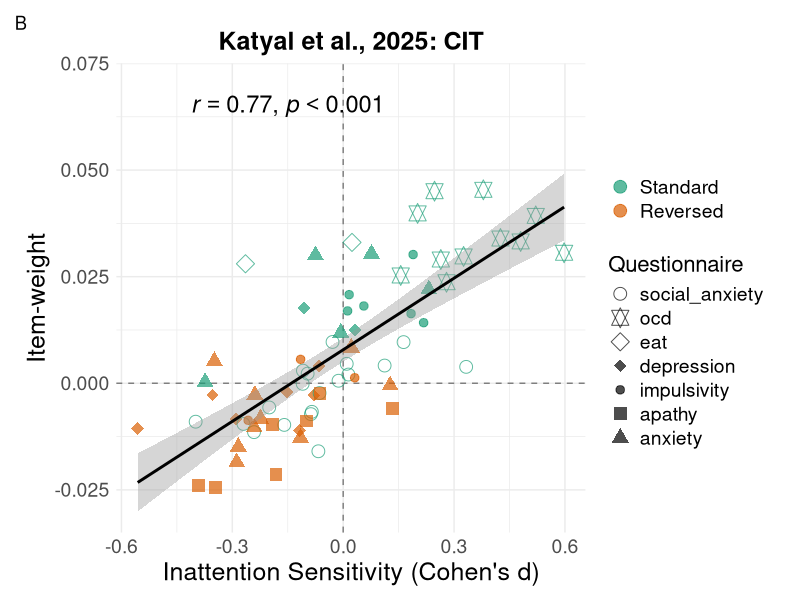
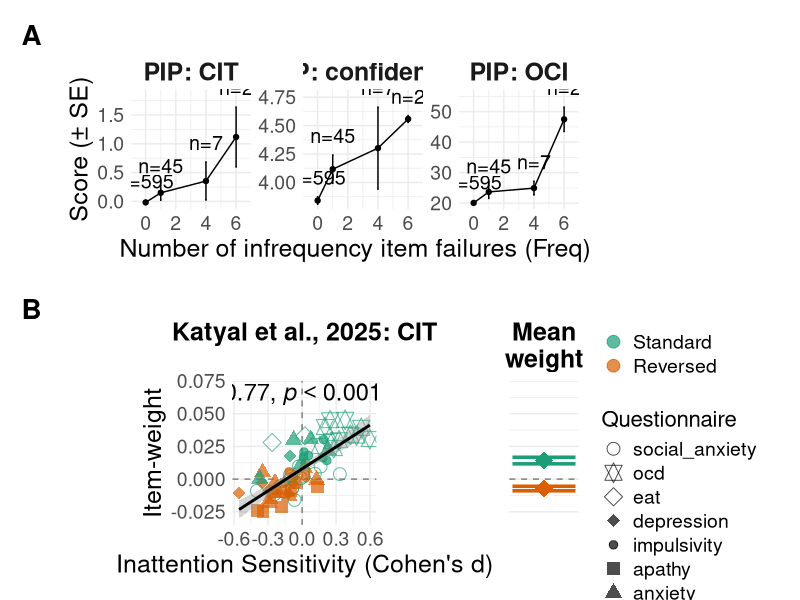
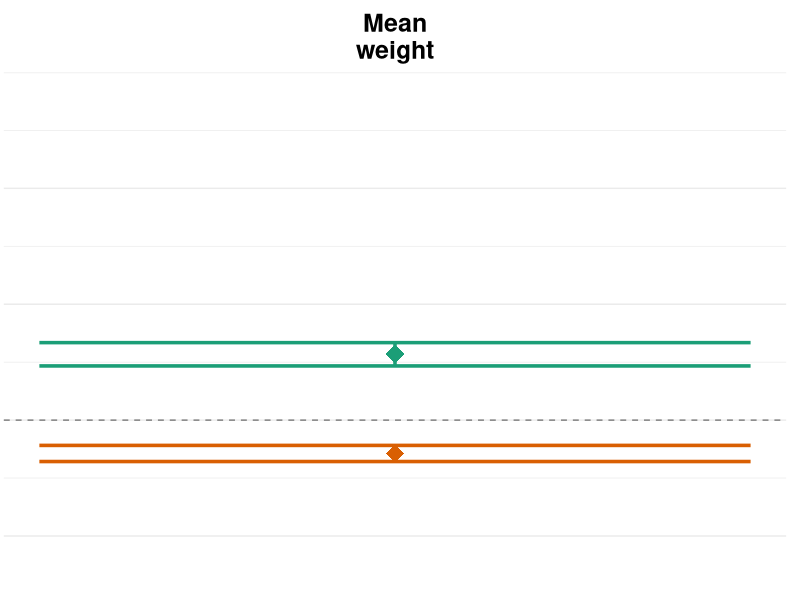
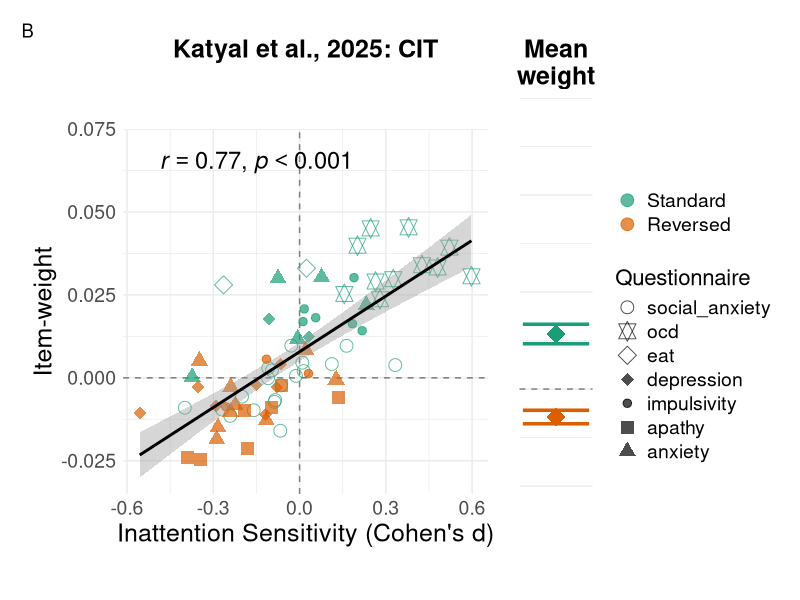
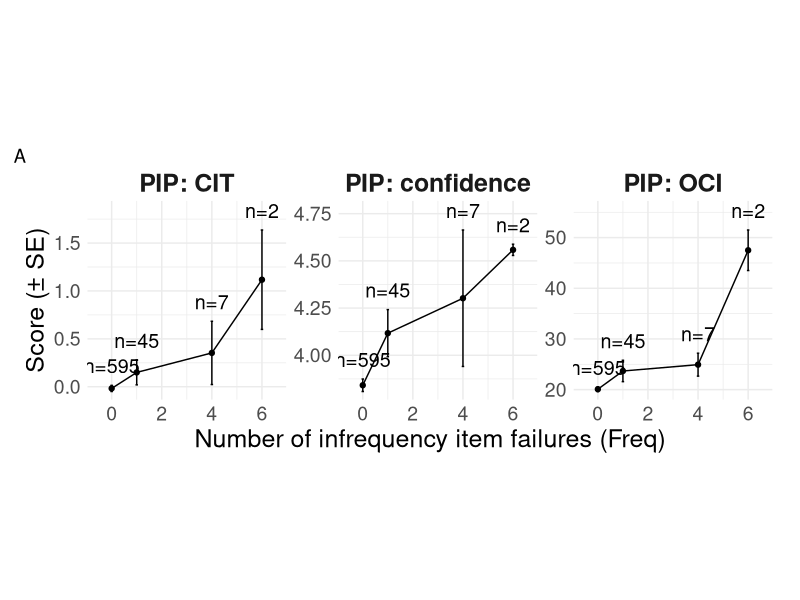

These charts were generated, in order, by the following R code:
library(ggplot2)
library(dplyr)
library(patchwork)

katyal_item_analysis <- read.csv("./Data/katyal_item_analysis.csv")

# ggplot aes 
questionnaire_shape_map <- c(
  "alcohol" = 0, "social_anxiety" = 1, "ocd" = 11, "eat" = 5,
  "depression" = 18, "impulsivity" = 20, "apathy" = 15,
  "anxiety" = 17, "gad_anxiety" = 2)
reversed_colors <- c("#1B9E77", "#D95F02")

shared_theme <- theme(
  plot.title = element_text(size = 18, face = "bold", hjust = 0.5),
  axis.title = element_text(size = 18),
  axis.text = element_text(size = 14),
  plot.margin = margin(t = 10, r = 20, b = 10, l = 10),
  legend.text = element_text(size = 14),
  legend.title = element_text(size = 16),
  aspect.ratio = 1)

# CIT correlation + annotation label
katyal_inattention_CIT_cor <-
  cor.test(katyal_item_analysis$inattention_d,
           katyal_item_analysis$CIT, method = "spearman")

katyal_inattention_CIT_label <- ifelse(
  katyal_inattention_CIT_cor$p.value < 0.001,
  paste0("italic(r) == ", signif(katyal_inattention_CIT_cor$estimate, 2),
         "*','~italic(p) < 0.001"),
  paste0("italic(r) == ", signif(katyal_inattention_CIT_cor$estimate, 2),
         "*','~italic(p) == ", signif(katyal_inattention_CIT_cor$p.value, 3)))

# CIT scatter 
CIT_katyal_inattention_weights <-
  katyal_item_analysis %>%
  mutate(
    questionnaire_mapped = recode(questionnaire,
                                  "AUDIT" = "alcohol", "LSAS" = "social_anxiety", "OCI" = "ocd",
                                  "EAT" = "eat", "SDS" = "depression", "BIS" = "impulsivity",
                                  "AES" = "apathy", "STAI" = "anxiety"),
    questionnaire_mapped = factor(questionnaire_mapped,
                                  levels = names(questionnaire_shape_map))) %>%
  ggplot(aes(x = inattention_d, y = CIT,
             shape = questionnaire_mapped, color = reversed)) +
  geom_hline(yintercept = 0, linetype = "dashed", color = "gray50") +
  geom_vline(xintercept = 0, linetype = "dashed", color = "gray50") +
  geom_point(alpha = 0.7, size = 4) +
  geom_smooth(aes(group = 1), method = "lm", se = TRUE, color = "black") +
  coord_cartesian(ylim = c(-0.03, 0.07)) +
  annotate("text", x = -0.15, y = 0.065,
           label = katyal_inattention_CIT_label, parse = TRUE, size = 6) +
  scale_shape_manual(values = questionnaire_shape_map, name = "Questionnaire") +
  scale_color_manual(values = reversed_colors,
                     labels = c("Standard", "Reversed"), name = "") +
  labs(x = "Inattention Sensitivity (Cohen's d)",
       y = "Item-weight", title = "Katyal et al., 2025: CIT", tag = "B") +
  theme_minimal() + shared_theme

# Mean-weight panel (narrow)
katyal_CIT_mean_fig <-
  katyal_item_analysis %>%
  ggplot(aes(x = 1, y = CIT, color = reversed)) +
  geom_hline(yintercept = 0, linetype = "dashed", color = "gray50") +
  stat_summary(fun.data = mean_se, geom = "errorbar", width = 0.3, size = 1.2, show.legend = FALSE) +
  stat_summary(fun = mean, geom = "point", size = 6, shape = 18, show.legend = FALSE) +
  scale_color_manual(values = reversed_colors, labels = c("Standard", "Reversed"), name = "") +
  theme_minimal() +
  coord_cartesian(ylim = c(-0.03, 0.07)) +
  labs(title = "Mean\nweight") +
  theme(
    plot.title = element_text(size = 18, face = "bold", hjust = 0.5),
    axis.title = element_blank(),
    axis.text = element_blank(),
    axis.ticks = element_blank(),
    plot.margin = margin(t = 10, r = 10, b = 10, l = 0),
    legend.position = "none",
    panel.grid.major.x = element_blank(),
    panel.grid.minor.x = element_blank()
  )

# Katyal composite (scatter + narrow mean + legend)
katyal_CIT_panel <-
  (CIT_katyal_inattention_weights | katyal_CIT_mean_fig) +
  plot_layout(widths = c(1, 0.2), guides = "collect") &
  theme(legend.position = "right")

# PIP plot 
pip_df <- read.csv("./Data/pip_df.csv")
summary_cbt <-
  ggplot(pip_df, aes(x = Freq, y = mean, group = measure)) +
  geom_line() +
  geom_point() +
  geom_errorbar(aes(ymin = mean - se, ymax = mean + se), width = 0.1) +
  geom_text(aes(y = mean + se, label = paste0("n=", n)),
            vjust = -0.8, size = 5) +
  facet_wrap(~measure, scales = "free_y",
             labeller = labeller(measure = function(x) paste0("PIP: ", x))) +
  scale_x_continuous(expand = expansion(mult = 0.15)) +
  scale_y_continuous(expand = expansion(mult = c(0.05, 0.18))) +
  theme_minimal() +
  labs(x = "Number of infrequency item failures (Freq)",
       y = "Score (± SE)", tag = "A") +
  shared_theme +
  theme(strip.text = element_text(size = 18, face = "bold"))

# Two-panel figure: A = PIP (top), B = Katyal (bottom)
figure <-
  (summary_cbt / katyal_CIT_panel) +
  plot_layout(heights = c(0.9, 1)) &
  theme(plot.tag = element_text(size = 20, face = "bold"))

#ggsave("./figures/pip_katyal_panel.png", figure,
#      width = 12, height = 12, dpi = 300)
